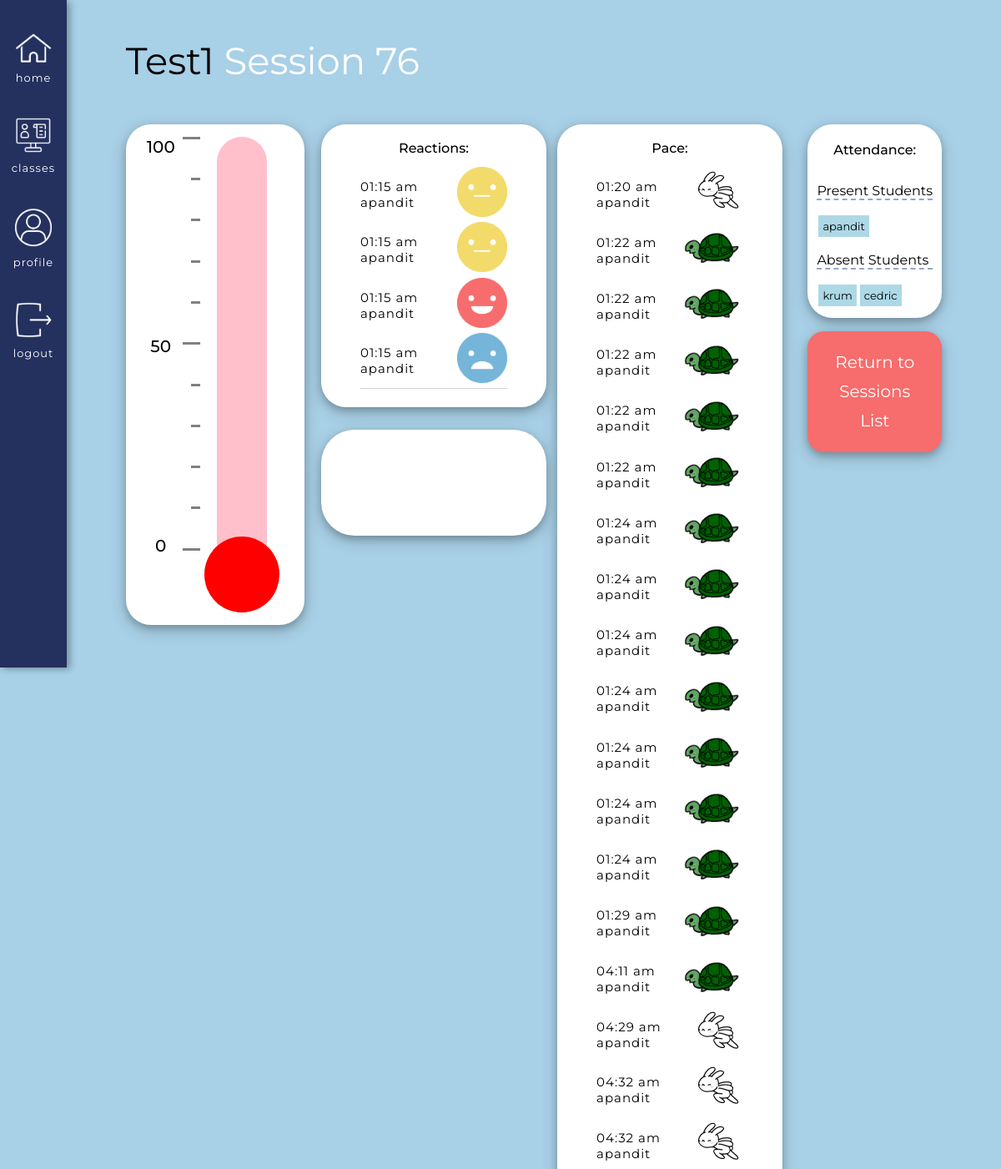
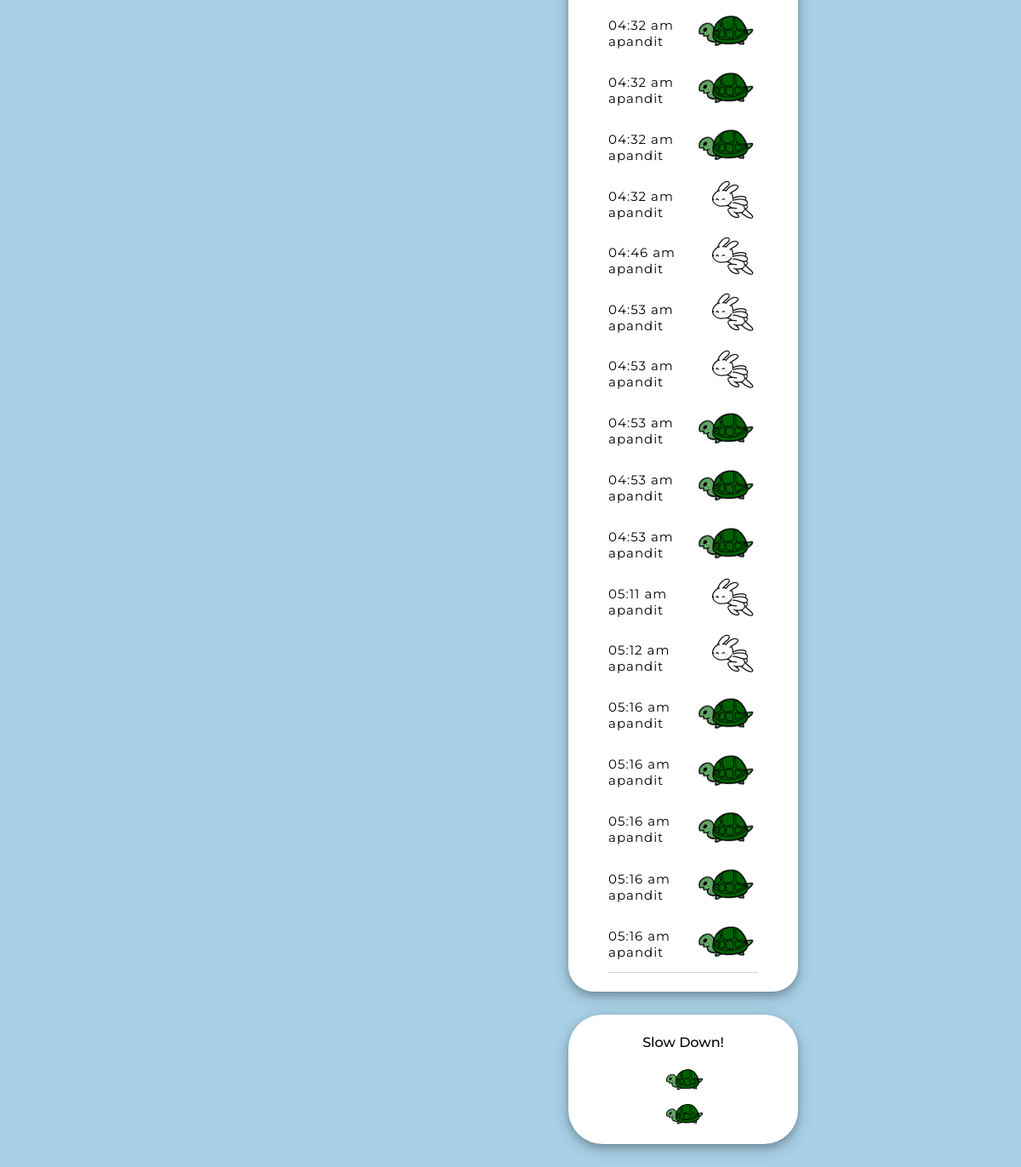
The page /classes/course/12/previous_session_data/76 (signed in) on the database its author committed (2 pictures, top to bottom).
### app/models.py (models this page shows, shortened)
class Courses(db.Model):
    id = db.Column(db.Integer, primary_key=True) # Always need ID
    course_name = db.Column(db.String(140), index=False, unique=False) # Not indexable or unique bc many people can have the same course
    code = db.Column(db.Integer, index=True, unique=True) # Indexable to link it back to the course name
    timestamp = db.Column(db.DateTime, index=True, default=datetime.utcnow) # Timestamp
    status = db.Column(db.Integer, index=False, unique=False, default=0) # 0 means the class is inactive, 1 is active
    teacher_id = db.Column(db.Integer, db.ForeignKey('user.id'))  # Taking the user ID from the user model, using backref of teacher will show you the actual teacher
    signups = db.relationship('Signups', backref='course_id', lazy='dynamic') # This will show all the student signups for this course
    reactions = db.relationship('Reactions', backref='course_actual', lazy='dynamic') # This will show all the reactions for this course
    session = db.relationship('Session', backref='session_course_id', lazy='dynamic') # This will show you all the sessions of the course

class Reactions(db.Model): # A base class for all models from Flask SQLAlchemy
    id = db.Column(db.Integer, primary_key=True) # every new database should have an ID so it knows how to organize the info passed in
    user_id = db.Column(db.Integer, db.ForeignKey('user.id')) # Taking the user ID from the user model, using the backref of reactor will show you the actual user
    reactions = db.Column(db.Integer, index=False, unique=False) # Creating a new column in the database for emotions. Not unique and not indexable
    reactions_course_id = db.Column(db.Integer, db.ForeignKey('courses.id')) # Using backref of course_actual will show you the actual course
    session_id = db.Column(db.Integer, db.ForeignKey('session.id')) # Using backref actual_session of will show you the actual session, e.g. <Session>
    timestamp = db.Column(db.DateTime, index=True, default=datetime.utcnow) # Timestamp

class User(UserMixin, db.Model):
    id = db.Column(db.Integer, primary_key=True)
    username = db.Column(db.String(64), index=True, unique=True) # adding columns to the database
    email = db.Column(db.String(120), index=True, unique=True)
    password_hash = db.Column(db.String(128))
    role = db.Column(db.Integer, index=False, unique=False) # 0 is Teacher, 1 is Student
    about_me = db.Column(db.String(140))
    last_seen = db.Column(db.DateTime, default=datetime.utcnow)
    posts = db.relationship('Post', backref='author', lazy='dynamic') # First part is calling it from the Post model, secret field is the backref (author)
    reactions = db.relationship('Reactions', backref='reactor', lazy='dynamic') # This will show all the reactions that this user has made
    teaches = db.relationship('Courses', backref='teacher', lazy='dynamic') # This will show all the courses that the user teaches
    signups = db.relationship('Signups', backref='student', lazy='dynamic') # This will show all of the signups of that user

### app/routes.py (the view)
@app.route('/classes/course/<course_id>/previous_session_data/<session_id>')
@login_required
def previous_session_data(course_id, session_id):
    session = Session.query.get(session_id)
    course = session.session_course_id # This gives you the actual course
    course_id = session.course_id # This will give you the course id
    signups = Signups.query.filter_by(course=course_id).all() # List of students that are in this specific course
    reactions_specific = Reactions.query.filter_by(session_id=session_id).filter(Reactions.reactions<5).all() # List of reactions that happened in this specific course, specific session
    speeds_specific = Reactions.query.filter_by(session_id=session_id).filter(Reactions.reactions>5).all() # Speeds filtered out by the course ID and by the reaction number
    present_set = set()
    absent_set = set()
    for r in reactions_specific:
        if (r.reactor.role == 1): # If the reactor is a student
            present_set.add(r.reactor.username) # Then add to the present list
    for signup in signups: # Going through the list of signups
        if (signup.student.username not in present_set and signup.student.role == 1):
            absent_set.add(signup.student.username)
    speed_filtered = Reactions.query.filter_by(session_id=session_id).filter(Reactions.reactions>5).all() # Speeds filtered out by the session ID and by the reaction number
    faster = 0
    slower = 0
    speed_number = 0
    calculated_number = 0
    for s in speed_filtered:
        if s.reactions == 6: # Faster request
            faster += 1
        else: # Slower request
            slower += 1
    total = slower + faster
    if total != 0:
        calculated_number = (faster/total) * 100
    if calculated_number >= 91:
        speed_number = 10
    elif calculated_number >= 81:
        speed_number = 9
    elif calculated_number >= 71:
        speed_number = 8
    elif calculated_number >= 61:
        speed_number = 7
    elif calculated_number >= 51:
        speed_number = 6
    elif calculated_number >= 41:
        speed_number = 0 # Nothing will be shown at this point
    elif calculated_number >= 31:
        speed_number = 1
    elif calculated_number >= 21:
        speed_number = 2
    elif calculated_number >= 11:
        speed_number = 3
    elif calculated_number >= 1: # Smaller the number is, the slower the class should be
        speed_number = 4
    else:
        speed_number = 5
        if total == 0: # No speeds have been selected yet
            speed_number = 0
    return render_template('previous_session_data.html', course=course,
                                        course_id=course_id,
                                        reactions_specific=reactions_specific,
                                        speeds_specific=speeds_specific,
                                        session=session,
                                        speed_number=speed_number,
                                        session_id=session_id,
                                        present_list=list(present_set),
                                        absent_list=list(absent_set),
                                        title=course.course_name + " Session " + session_id)

### app/models.py (called while the page is built)
@login.user_loader
def load_user(id):
        return User.query.get(int(id))

### app/routes.py (called while the page is built)
@app.before_request # This function will be executed right before the view function
def before_request():
    if current_user.is_authenticated: # Checks whether the current user is logged in
        current_user.last_seen = datetime.utcnow() # Sets the last seen to the date using the UTC time zone
        db.session.commit() # Don't need to do db.session.add() because the user is already in the database (using a current_user)

### app/templates/previous_session_data.html (shortened to what this page needs)
{% extends "base.html" %}
{% block head %}
    <link rel="stylesheet" href="{{ url_for('static', filename='css/student.css') }}">
    <link rel="stylesheet" href="{{ url_for('static', filename='css/previous_data.css') }}">
{% endblock %}
{% block content %}
<div class = "roomsBox">
    <div class = "titleHolder">
        <h1>{{ course.course_name }} <span class = "white">Session {{ session_id }}</span></h1>
    </div>
    <div class = "overallContainer">
        <div class = "overallThermoContainer">
            <div class = "numHolder">
                <div class = "numbers">
                    <div class = "num">
                        <p>100</p>
                    </div>
                    <div class = "num">
                        <p>50</p>
                    </div>
                    <div class = "num">
                        <p>0</p>
                    </div>
                </div>
            </div>
            <div class = "dashHolder">
                <div class = "dashes">
                    <div id = "long" class = "dash"></div>
                    <div class = "dash"></div>
                    <div class = "dash"></div>
                    <div class = "dash"></div>
                    <div class = "dash"></div>
                    <div id = "long" class = "dash"></div>
                    <div class = "dash"></div>
                    <div class = "dash"></div>
                    <div class = "dash"></div>
                    <div class = "dash"></div>
                    <div id = "long" class = "dash"></div>
                </div>
            </div>
            <div class = "tempVisual">
                <div class = "thermometer_shell">
                </div>
                <div class = "thermoCircle">
                </div>
            </div>
        </div>
        <div class = "reactionsHolder teacherVersion">
            {% if current_user.role == 0 %}
                <div class = "bigReactionBox">
                    <div class = "teacherReactionHolder">
                        <div class = "reactionResultsHolder">
                            <h2> Reactions: </h2>
                            <div id = "reactionResults">
                                <div class = "userReactionView">
                                    {% for r in reactions_specific %}
                                        {% if r.reactions == 0 %}
                                            <div class = "speedText">
                                                <p>{{ moment(r.timestamp).format('hh:mm a') }}</p>
                                                <p>{{ r.reactor.username }}</p>
                                            </div>
                                            <div>
                                                <img class = 'makeSmaller' src='../../../../static/images/Happy.png'>
                                            </div>
                                        {% elif r.reactions == 1 %}
                                            <div class = "speedText">
                                                <p>{{ moment(r.timestamp).format('hh:mm a') }}</p>
                                                <p>{{ r.reactor.username }}</p>
                                            </div>
                                            <div>
                                                <img class = 'makeSmaller' src='../../../../static/images/Meh.png'>
                                            </div>
                                        {% else %}
                                            <div class = "speedText">
                                                <p>{{ moment(r.timestamp).format('hh:mm a') }}</p>
                                                <p>{{ r.reactor.username }}</p>
                                            </div>
                                            <div>
                                                <img class = 'makeSmaller' src='../../../../static/images/Sad.png'>
                                            </div>
                                        {% endif %}
                                    {% endfor %}
                                </div>
                            </div>
                        </div>
                        <div class = "vibeHolder teacherVibe">
                            <div id = "room_vibe" class = "teacherVibeInside">
                            </div>
                        </div>
                    </div>
                    <div class = "speedHolder">
                        <div class = "paceBox">
                            <h2> Pace: </h2>
                            <div id = "speedResults">
                                <div class = "userReactionView">
                                    {% for s in speeds_specific %}
                                            {% if s.reactions == 6 %}
                                            <div class = "speedText">
                                                <p>{{ moment(s.timestamp).format('hh:mm a') }}</p>
                                                <p>{{ s.reactor.username }}</p>
                                            </div>
                                            <div>
                                                <img class = 'makeSmaller' src='../../../../static/images/Bunny.gif'>
                                            </div>
                                            {% else %}
                                                <div class = "speedText">
                                                    <p>{{ moment( s.timestamp).format('hh:mm a') }}</p>
                                                    <p>{{ s.reactor.username }}</p>
                                                </div>
                                                <div>
                                                    <img class = 'makeSmaller' src='../../../../static/images/Turtle.gif'>
                                                </div>
                                            {% endif %}
                                    {% endfor %}
                                </div>
                            </div>
                        </div>
                        <div id = "visualHolder" class = "teacherVisualHolder">
                            <div id = "paceTitle">
                                {% if speed_number > 5 %}
                                    <h2>Speed Up!</h2>
                                    <div class = "speedLine">
                                    {% for i in range(speed_number - 5) %}
                                        <div class = "visual_fast teacherSpeed">
                                            <img class = "turtle display" src = "{{ url_for('static', filename='images/Bunny.gif') }}">
                                        </div>
                                    {% endfor %}
                                    </div>
                                {% elif speed_number == 0 %}
                                    <h2>Good Pace!</h2>
                                    <img class = "makeSmaller" src = "{{ url_for('static', filename='images/GoodPace.gif') }}">
                                {% else %}
                                    <h2>Slow Down!</h2>
                                    {% for i in range(speed_number) %}
                                        <div class = "visual_fast teacherSpeed">
                                            <img class = "turtle display" src = "{{ url_for('static', filename='images/Turtle.gif') }}">
                                        </div>
                                    {% endfor %}
                                {% endif %}
                            </div>
                        </div>
                    </div>
                </div>
            {% endif %}
        </div>
        {% if current_user.role == 0 %}
        <div class = "attendanceBox">
            <div class = "attendanceSection">
                <h2>Attendance: </h2>
                <div id = "attendance">
                    <div id = "inside">
                        <h3>Present Students</h3>
                        <div id = "present">
                            {% for p in present_list %}
                                <p>{{ p }}</p>
                            {% endfor %}
                        </div>
                        <h3>Absent Students</h3>
                        <div id = "absent">
                            {% for a in absent_list %}
                                <p>{{ a }}</p>
                            {% endfor %}
                        </div>
                    </div>
                </div>
            </div>
            <div class = "endSection">
                <div class="endForm">
                    <a href ="/classes/course/{{ course_id }}/previous_session_list" class="endSessionButton">Return to Sessions List</a>
                </div>
            </div>
        </div>
        {% endif %}
    </div>
</div>
{% endblock %}

### app/static/css/base.css (style rules this page uses)
body { margin: 0 !important; font-family: "Montserrat", sans-serif; }
h1, p { margin: 0; }
h2, h3 { font-weight: 400; }

### app/static/css/previous_data.css (style rules this page uses)
.endForm { display: flex; justify-content: center; align-items: center; text-align: center; }
.endForm a { text-decoration: none; line-height: 35px; }
.display { display: block !important; }
.userReactionView { flex-wrap: wrap; }

### rows shown on the page
Courses: course_name "Test1"
Reactions: timestamp "01:15 am", reactor.username "apandit", reactions 1 (drawn)
Reactions: timestamp "01:15 am", reactor.username "apandit", reactions 1 (drawn)
Reactions: timestamp "01:15 am", reactor.username "apandit", reactions 0 (drawn)
Reactions: timestamp "01:15 am", reactor.username "apandit"
Reactions: timestamp "01:20 am", reactor.username "apandit", reactions 6 (drawn)
Reactions: timestamp "01:22 am", reactor.username "apandit"
Reactions: timestamp "01:22 am", reactor.username "apandit"
Reactions: timestamp "01:22 am", reactor.username "apandit"
Reactions: timestamp "01:22 am", reactor.username "apandit"
Reactions: timestamp "01:22 am", reactor.username "apandit"
Reactions: timestamp "01:24 am", reactor.username "apandit"
Reactions: timestamp "01:24 am", reactor.username "apandit"
Reactions: timestamp "01:24 am", reactor.username "apandit"
Reactions: timestamp "01:24 am", reactor.username "apandit"
Reactions: timestamp "01:24 am", reactor.username "apandit"
Reactions: timestamp "01:24 am", reactor.username "apandit"
Reactions: timestamp "01:24 am", reactor.username "apandit"
Reactions: timestamp "01:29 am", reactor.username "apandit"
Reactions: timestamp "04:11 am", reactor.username "apandit"
Reactions: timestamp "04:29 am", reactor.username "apandit", reactions 6 (drawn)
Reactions: timestamp "04:32 am", reactor.username "apandit", reactions 6 (drawn)
Reactions: timestamp "04:32 am", reactor.username "apandit", reactions 6 (drawn)
Reactions: timestamp "04:32 am", reactor.username "apandit"
Reactions: timestamp "04:32 am", reactor.username "apandit"
Reactions: timestamp "04:32 am", reactor.username "apandit"
Reactions: timestamp "04:32 am", reactor.username "apandit", reactions 6 (drawn)
Reactions: timestamp "04:46 am", reactor.username "apandit", reactions 6 (drawn)
Reactions: timestamp "04:53 am", reactor.username "apandit", reactions 6 (drawn)
Reactions: timestamp "04:53 am", reactor.username "apandit", reactions 6 (drawn)
Reactions: timestamp "04:53 am", reactor.username "apandit"
Reactions: timestamp "04:53 am", reactor.username "apandit"
Reactions: timestamp "04:53 am", reactor.username "apandit"
Reactions: timestamp "05:11 am", reactor.username "apandit", reactions 6 (drawn)
Reactions: timestamp "05:12 am", reactor.username "apandit", reactions 6 (drawn)
Reactions: timestamp "05:16 am", reactor.username "apandit"
Reactions: timestamp "05:16 am", reactor.username "apandit"
Reactions: timestamp "05:16 am", reactor.username "apandit"
Reactions: timestamp "05:16 am", reactor.username "apandit"
Reactions: timestamp "05:16 am", reactor.username "apandit"
User: username "apandit"
User: username "krum"
User: username "cedric"

### other values the page prints
{{ session_id }} "76"
